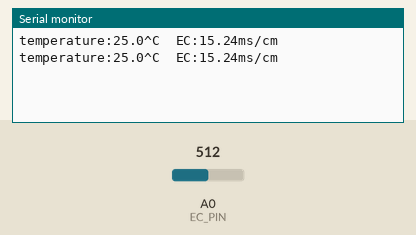
A sketch run on a simulated ESP8266 (NodeMCU). Shown: the last lines printed to the serial monitor. The inputs (shaded band) are chosen by the test bench; at power-on: A0 (EC_PIN) = 512.

Above: at 2.8 s.
2.9 s: A0 (EC_PIN) set to 716
At 3.8 s:
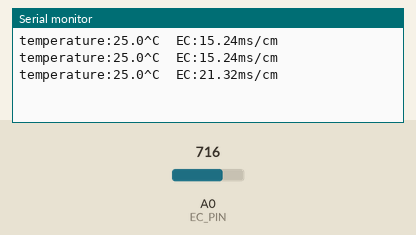
4.4 s: A0 (EC_PIN) set to 900
At 5.5 s:
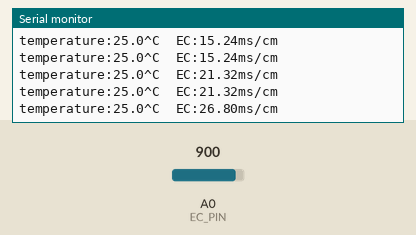
Timing chart, 0 to 7.4 s (numbered marks = the images above; inputs shaded):
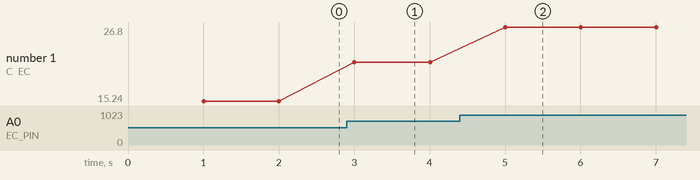

The sketch:

ECmeter_test.ino
```cpp
#include "DFRobot_EC.h"
#include <EEPROM.h>
#include "DHT.h"

float voltage,ecValue,temperature = 25;
DFRobot_EC ec;
#define EC_PIN A0
#define DHTPIN D4
#define DHTTYPE DHT22
DHT dht(DHTPIN, DHTTYPE);

void setup()
{
  Serial.begin(115200);
  ec.begin();
}

void loop()
{
    static unsigned long timepoint = millis();
    if(millis()-timepoint>1000U)  //time interval: 1s
    {
      timepoint = millis();
      voltage = analogRead(EC_PIN)/1024.0*5000;   // read the voltage
      //temperature = readTemperature();          // temperature compensation
      ecValue =  ec.readEC(voltage,temperature);  // convert voltage to EC with temperature compensation
      Serial.print("temperature:");
      Serial.print(temperature,1);
      Serial.print("^C  EC:");
      Serial.print(ecValue,2);
      Serial.println("ms/cm");
    }
    ec.calibration(voltage,temperature);          // calibration process by Serail CMD
}

float readTemperature()
{
  //Add code for any TEMP sensor for TEMP compatation here i used DHT-22 but water temp can vary from surrounding
  //its just for example
//
//   float t = dht.readTemperature();
//   Serial.println(F("%  Temperature: "));
//   Serial.print(t);
//   Serial.print(F("°C "));
//   return t;
}
```

Measured:
- after the input at 2.9 s, the serial monitor: prints a new line after 0.10 s (image 1)
- after the input at 4.4 s, the serial monitor: prints a new line after 0.61 s (image 2)
- plotted number 1: 15.24 → 21.32 after the input at 2.9 s, 21.32 → 26.8 after the input at 4.4 s
